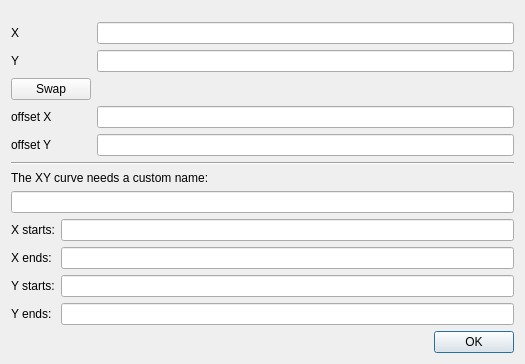
<?xml version="1.0" encoding="UTF-8"?>
<ui version="4.0">
 <class>SuggestDialog</class>
 <widget class="QDialog" name="SuggestDialog">
  <property name="geometry">
   <rect>
    <x>0</x>
    <y>0</y>
    <width>525</width>
    <height>217</height>
   </rect>
  </property>
  <property name="windowTitle">
   <string>New XY Curve</string>
  </property>
  <layout class="QVBoxLayout" name="verticalLayout">
   <item>
    <layout class="QFormLayout" name="formLayout">
     <property name="topMargin">
      <number>11</number>
     </property>
     <item row="0" column="0">
      <widget class="QLabel" name="label_2">
       <property name="text">
        <string>X</string>
       </property>
      </widget>
     </item>
     <item row="1" column="0">
      <widget class="QLabel" name="label_3">
       <property name="text">
        <string>Y</string>
       </property>
      </widget>
     </item>
     <item row="0" column="1">
      <widget class="QLineEdit" name="lineEditX">
       <property name="readOnly">
        <bool>true</bool>
       </property>
      </widget>
     </item>
     <item row="1" column="1">
      <widget class="QLineEdit" name="lineEditY">
       <property name="readOnly">
        <bool>true</bool>
       </property>
      </widget>
     </item>
     <item row="2" column="0">
      <widget class="QPushButton" name="pushButtonSwap">
       <property name="text">
        <string>Swap</string>
       </property>
      </widget>
     </item>
     <item row="3" column="0">
      <widget class="QLabel" name="label_4">
       <property name="text">
        <string>offset X</string>
       </property>
      </widget>
     </item>
     <item row="4" column="0">
      <widget class="QLabel" name="label_5">
       <property name="text">
        <string>offset Y</string>
       </property>
      </widget>
     </item>
          <item row="3" column="1">
      <widget class="QLineEdit" name="lineEditOffsetX">
       <property name="readOnly">
        <bool>false</bool>
       </property>
      </widget>
     </item>
     <item row="4" column="1">
      <widget class="QLineEdit" name="lineEditOffsetY">
       <property name="readOnly">
        <bool>false</bool>
       </property>
      </widget>
     </item>

    </layout>
   </item>
   <item>
    <widget class="Line" name="line">
     <property name="orientation">
      <enum>Qt::Horizontal</enum>
     </property>
    </widget>
   </item>
   <item>
    <widget class="QLabel" name="label">
     <property name="text">
      <string>The XY curve needs a custom name:</string>
     </property>
    </widget>
   </item>
   <item>
    <widget class="QLineEdit" name="lineEditName"/>
   </item>
   
    <item>
        <layout class="QFormLayout" name="formLayout">
        <item row="0" column="0">
            <widget class="QLabel" name="label">
            <property name="text">
            <string>X starts:</string>
            </property>
            </widget>
        </item>
        <item row="0" column="1">
            <widget class="QLineEdit" name="lineEditXStart"/>
        </item>
        
        
        <item row="1" column="0">
            <widget class="QLabel" name="label">
            <property name="text">
            <string>X ends:</string>
            </property>
            </widget>
        </item>
        <item row="1" column="1">
            <widget class="QLineEdit" name="lineEditXEnds"/>
        </item>
        

        <item row="2" column="0">
            <widget class="QLabel" name="label">
            <property name="text">
            <string>Y starts:</string>
            </property>
            </widget>
        </item>
        <item row="2" column="1">
            <widget class="QLineEdit" name="lineEditYStart"/>
        </item>
        <item row="3" column="0">
            <widget class="QLabel" name="label">
            <property name="text">
            <string>Y ends:</string>
            </property>
            </widget>
        </item>
        <item row="3" column="1">
            <widget class="QLineEdit" name="lineEditYEnds"/>
        </item>
        </layout>
    </item>

   <item>
    <spacer name="verticalSpacer">
     <property name="orientation">
      <enum>Qt::Vertical</enum>
     </property>
     <property name="sizeHint" stdset="0">
      <size>
       <width>20</width>
       <height>40</height>
      </size>
     </property>
    </spacer>
   </item>
   <item>
    <widget class="QDialogButtonBox" name="buttonBox">
     <property name="orientation">
      <enum>Qt::Horizontal</enum>
     </property>
     <property name="standardButtons">
      <set>QDialogButtonBox::Ok</set>
     </property>
    </widget>
   </item>
  </layout>
 </widget>
 <resources/>
 <connections>
  <connection>
   <sender>buttonBox</sender>
   <signal>accepted()</signal>
   <receiver>SuggestDialog</receiver>
   <slot>accept()</slot>
   <hints>
    <hint type="sourcelabel">
     <x>248</x>
     <y>254</y>
    </hint>
    <hint type="destinationlabel">
     <x>157</x>
     <y>274</y>
    </hint>
   </hints>
  </connection>
  <connection>
   <sender>buttonBox</sender>
   <signal>rejected()</signal>
   <receiver>SuggestDialog</receiver>
   <slot>reject()</slot>
   <hints>
    <hint type="sourcelabel">
     <x>316</x>
     <y>260</y>
    </hint>
    <hint type="destinationlabel">
     <x>286</x>
     <y>274</y>
    </hint>
   </hints>
  </connection>
 </connections>
</ui>
